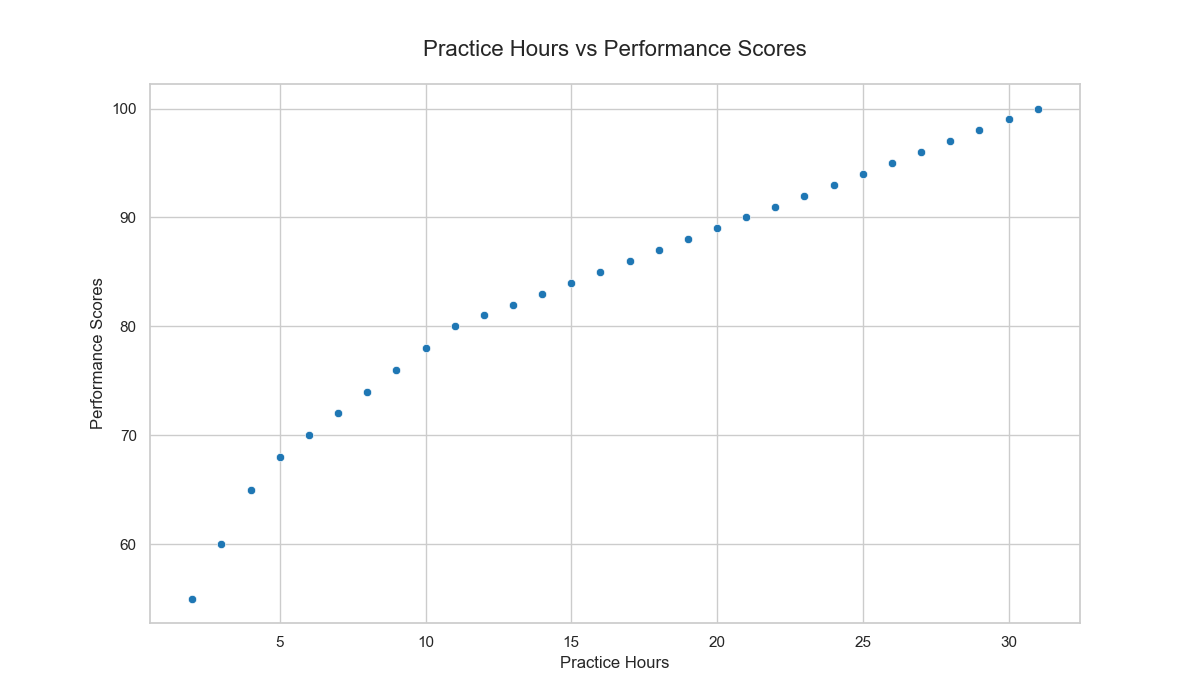

Source code (Python):

import pandas as pd
import seaborn as sns
import matplotlib.pyplot as plt

# Define the data
data = {
    'Practice_Hours': [2, 3, 4, 5, 6, 7, 8, 9, 10, 11, 12, 13, 14, 15, 16, 17, 18, 19, 20, 21, 22, 23, 24, 25, 26, 27, 28, 29, 30, 31],
    'Performance_Scores': [55, 60, 65, 68, 70, 72, 74, 76, 78, 80, 81, 82, 83, 84, 85, 86, 87, 88, 89, 90, 91, 92, 93, 94, 95, 96, 97, 98, 99, 100]
}

# Convert data to a DataFrame
df = pd.DataFrame(data)

# Set the aesthetic style of the plots
sns.set_theme(style="whitegrid")

# Create the scatterplot with custom figure size (width & height)
plt.figure(figsize=(12, 7))

# Plot the scatterplot with a specific color scheme
sns.scatterplot(x='Practice_Hours', y='Performance_Scores', data=df, color="#1f77b4")

# Set title and labels for axes
plt.title('Practice Hours vs Performance Scores', fontsize=16, pad=20)
plt.xlabel('Practice Hours')
plt.ylabel('Performance Scores')

# Show the plot
plt.show()
